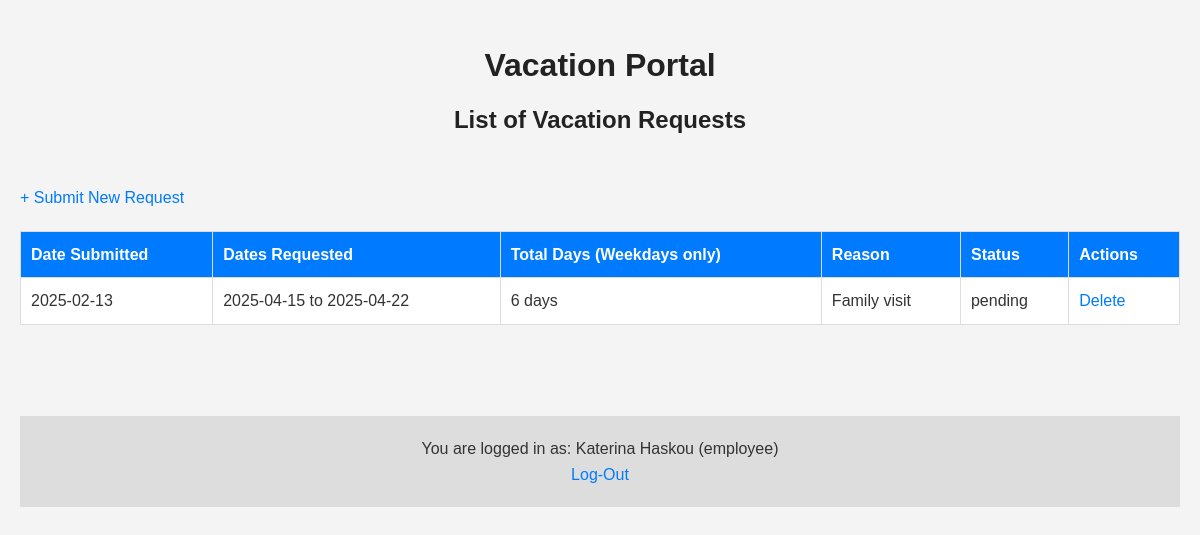
The page /vacationRequestsForm.php (signed in) on the database its author committed.
### tables this page shows
CREATE TABLE `requests` (
  `id` int(11) NOT NULL,
  `employee_code` int(11) NOT NULL,
  `full_name` varchar(100) NOT NULL,
  `start_date` date NOT NULL,
  `end_date` date NOT NULL,
  `total_days` int(11) GENERATED ALWAYS AS (to_days(`end_date`) - to_days(`start_date`) + 1) STORED,
  `reason` text NOT NULL,
  `status` enum('pending','approved','rejected') NOT NULL,
  `submitted_date` datetime DEFAULT current_timestamp(),
  `manager_code` int(7) NOT NULL
);

### middleware/utils.php (called while the page is built, shortened)
<?php
function countWeekdays($start_date, $end_date) {
    $start = new DateTime($start_date);
    $end = new DateTime($end_date);
    $interval = new DateInterval('P1D');
    $dateRange = new DatePeriod($start, $interval, $end->modify('+1 day'));
    $weekdayCount = 0;
    foreach ($dateRange as $date) {
        if ($date->format('N') < 6) {
            $weekdayCount++;
        }
    }
    return $weekdayCount;
}
?>

### public/vacationRequestsForm.php (the view, shortened to what this page needs)
<?php
include __DIR__ . '/../src/config.php';
include __DIR__ . '/../middleware/utils.php';
$stmt = $connection->prepare("SELECT id, employee_code, start_date, end_date, reason, status, submitted_date FROM requests WHERE employee_code = ?");
$stmt->bind_param("i", $_SESSION['user_employee_code']);
$stmt->execute();
$result = $stmt->get_result();
?>
<!DOCTYPE html>
<html lang="en">
<head>
</head>
<body>
    <div class="main-title">
        <h1>Vacation Portal</h1>
        <h2>List of Vacation Requests</h2>
    </div>
    <br>
    <a href="requestSubmitionForm.php">+ Submit New Request</a>
    <table border="1">
        <tr>
            <th>Date Submitted</th>
            <th>Dates Requested</th>
            <th>Total Days (Weekdays only)</th>
            <th>Reason</th>
            <th>Status</th>
            <th>Actions</th>
        </tr>
        <?php while ($row = $result->fetch_assoc()): ?>
        <tr>
            <td><?php echo date('Y-m-d', strtotime($row['submitted_date'])); ?></td>
            <td><?php echo htmlspecialchars($row['start_date']) . ' to ' . htmlspecialchars($row['end_date']); ?></td>
            <td><?php echo countWeekdays($row['start_date'], $row['end_date']) . " days"; ?></td>
            <td><?php echo htmlspecialchars($row['reason']); ?></td>
            <td><?php echo htmlspecialchars($row['status']); ?></td>
            <td>
                <?php if ($row['status'] === 'pending'): ?>
                    <a href="deleteRequest.php?id=<?php echo $row['id']; ?>" onclick="return confirm('Are you sure you want to delete this request?');">Delete</a>
                <?php else: ?>
                    N/A
                <?php endif; ?>
            </td>
        </tr>
        <?php endwhile; ?>
    </table>
    <br>
    <br>
    <footer>
        <div class="logout">
            <p>You are logged in as: <?php echo $_SESSION['user_full_name'] . " (" . $_SESSION['user_role'] . ")" ?></p>
            <a href="logout.php">Log-Out</a>
        </div>
    </footer>
</body>
</html>

### rows shown on the page
requests: submitted_date "2025-02-13", start_date "2025-04-15", end_date "2025-04-22", countWeekdays($row['start_date'], $row['end_date']) "6", reason "Family visit", status "pending"

### other values the page prints
$_SESSION['user_full_name'] "Katerina Haskou"
$_SESSION['user_role'] "employee"
